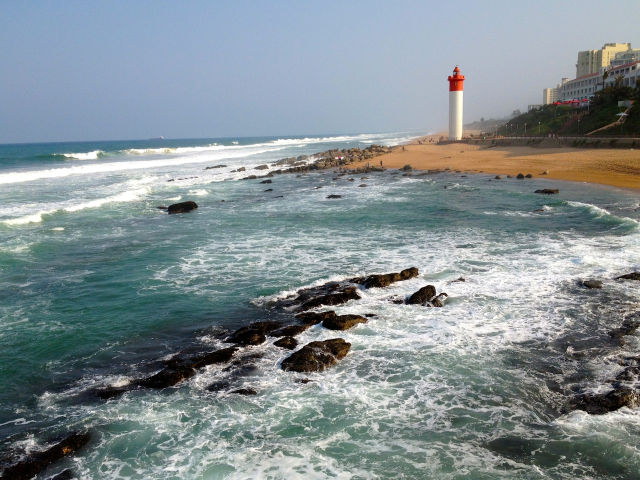
#> input picture edges/tower.jpg, 1280 x 960 px (shown at 1/2 size)
$ python edge2.py   (Python 2 division)   (older library calls are emulated)
#> lines starting #> are read from the running program, lines starting #| are printed output that depends on the picture
import cv2
import numpy as np

img = cv2.imread('tower.jpg')
#> img is the input picture: shape (960, 1280, 3); mean B, G, R 145.5, 141.7, 130.7
gray = cv2.cvtColor(img,cv2.COLOR_BGR2GRAY)
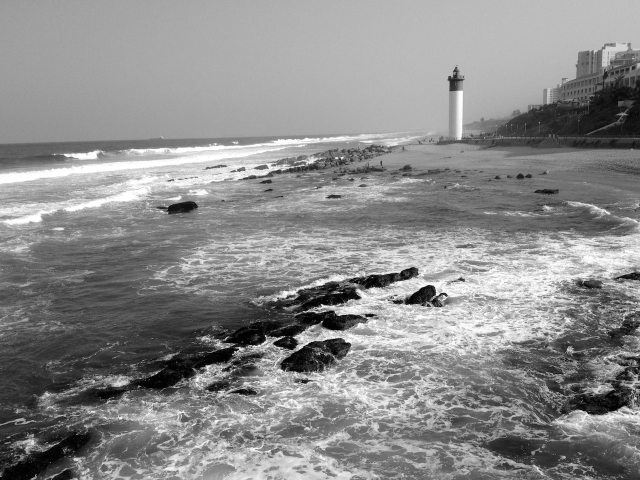
#> gray: shape (960, 1280) (shown at 1/2 size); min 0, max 255, mean 138.9

#SURF
#> (the run stopped early here; a loop or call above may not have finished)
